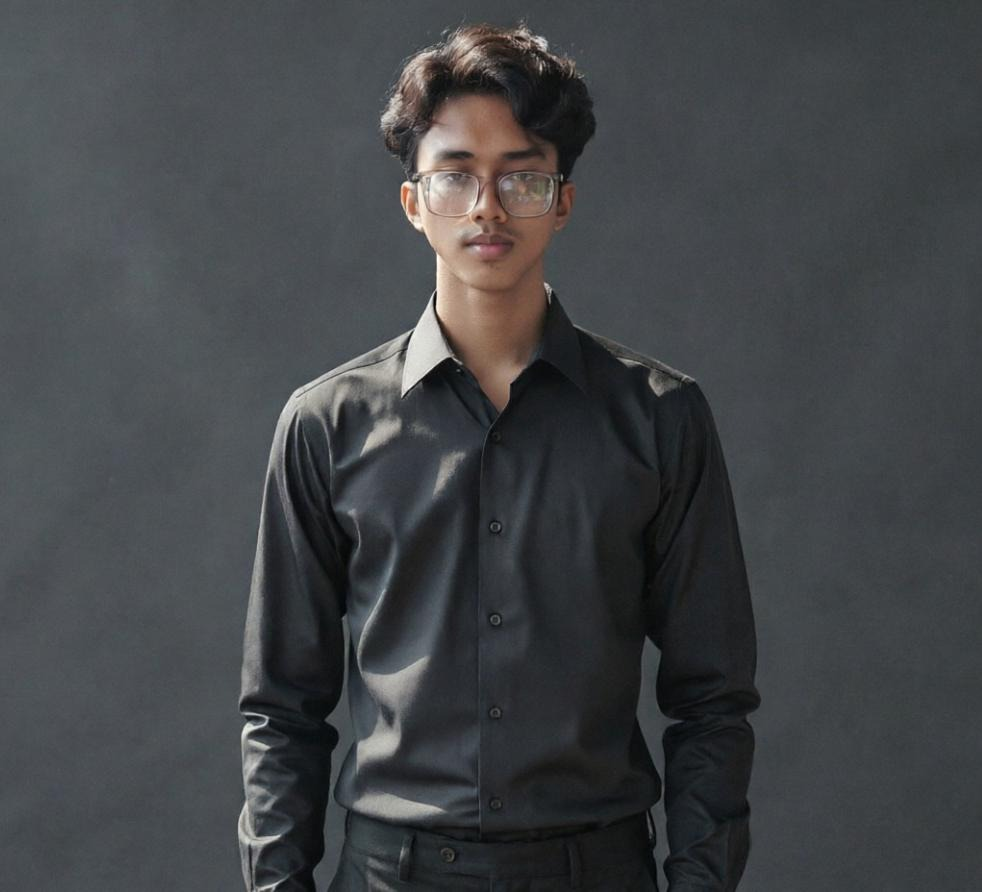
#> input picture deep_learning/00_CORE_DEEP_LEARNING/computer_vision/opencv/data/foto.jpeg, 982 x 892 px
$ python image_processing.py
#> lines starting #> are read from the running program, lines starting #| are printed output that depends on the picture; after the words box and inside, x2 and y2 are one past the last pixel; in counts of white or black regions, pixels touching at a corner belong together
import cv2
import os

image_path = os.path.join('data', 'foto.jpeg')

if not os.path.exists(image_path):
    print(f"Error: File '{image_path}' tidak ditemukan. Pastikan path dan nama file benar.")
else:
    os.makedirs('./data/generated', exist_ok=True)
    original_image = cv2.imread(image_path)
#> original_image is the input picture: shape (892, 982, 3); mean B, G, R 71.1, 68.4, 66.1

    # change image into gray image
    gray_image = cv2.cvtColor(original_image, cv2.COLOR_BGR2GRAY)
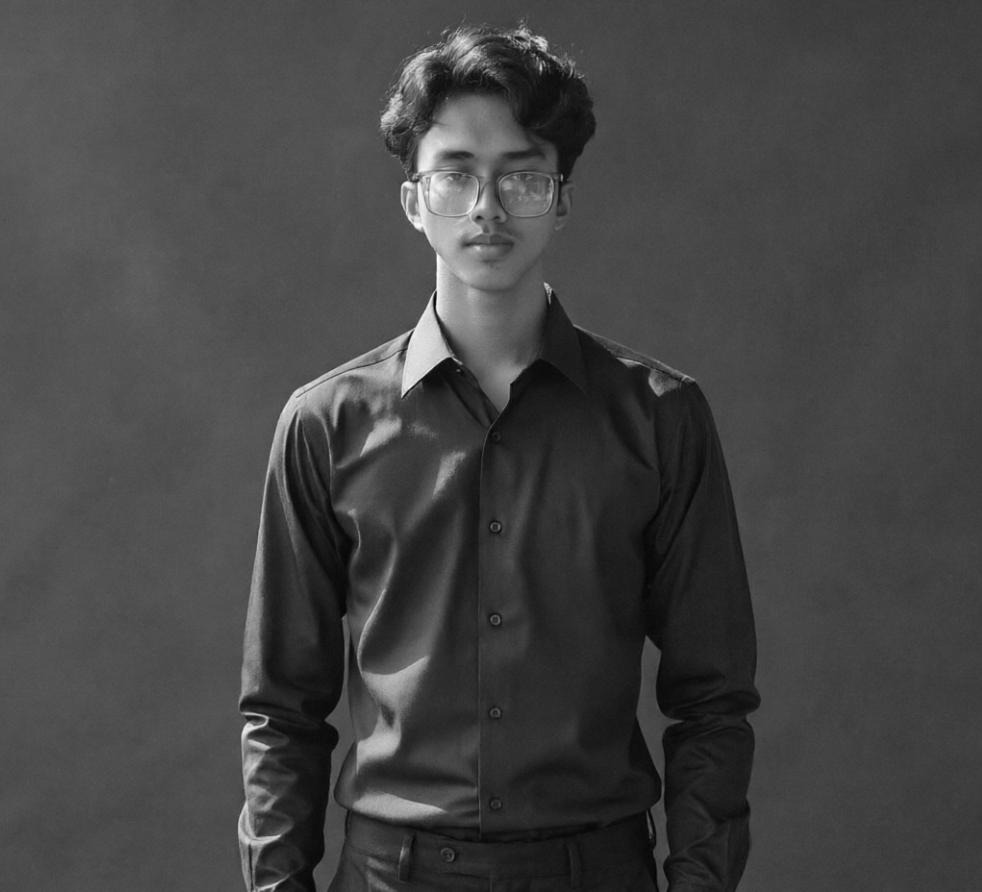
#> gray_image: shape (892, 982); min 2, max 253, mean 68.1
    cv2.imwrite('./data/generated/gray_image.jpg', gray_image)

    # change image by resizing
    rezised_image = cv2.resize(original_image, (300, 200))
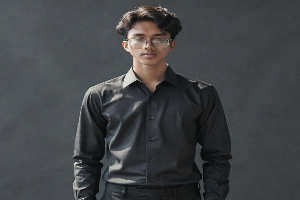
#> rezised_image: shape (200, 300, 3); mean B, G, R 71, 68.3, 66
    cv2.imwrite('./data/generated/resized_imag.jpg', rezised_image)

    # Define the center of the original image
    (h, w) = original_image.shape[:2]
#> h = 892; w = 982
    center = (w // 2, h // 2)
#> center = (491, 446)
    # Rotation matrix
    matrix = cv2.getRotationMatrix2D(center, 90, 1.0)
#> matrix = [[6.12e-17, 1, 45], [-1, 6.12e-17, 937]]
    # Perform the rotation on the original image
    rotated_image = cv2.warpAffine(original_image, matrix, (w, h))
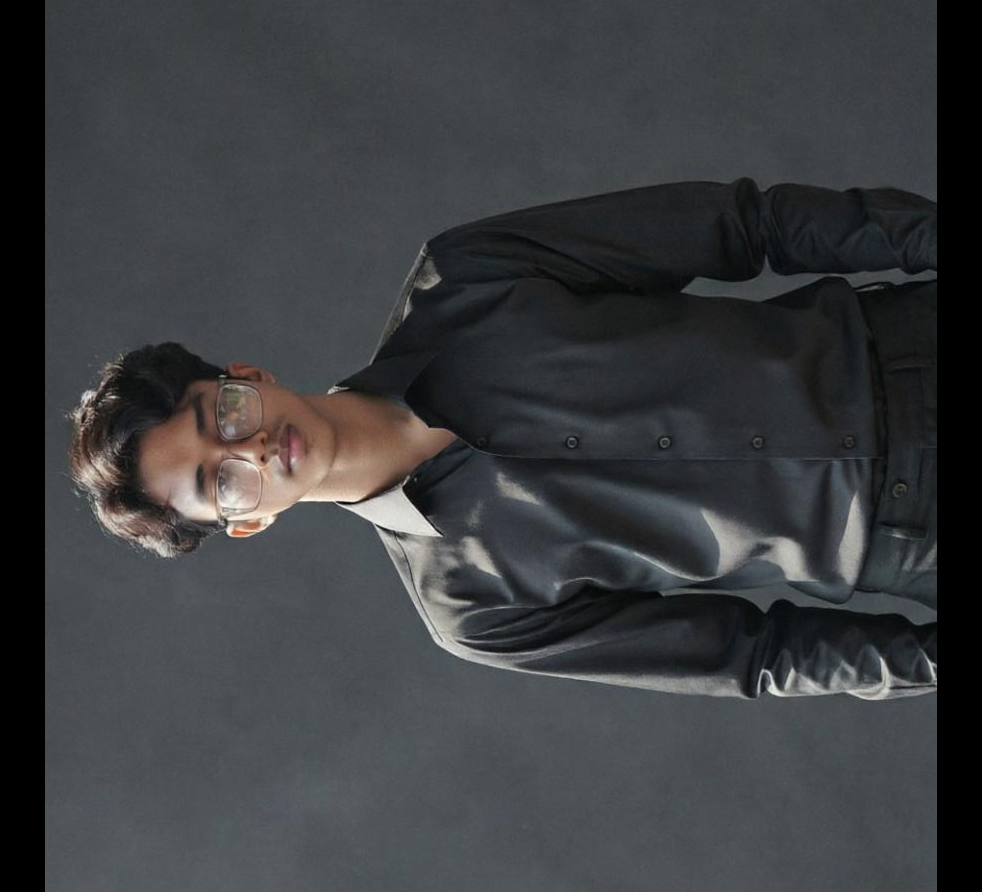
#> rotated_image: shape (892, 982, 3); mean B, G, R 64, 61.7, 59.7
    cv2.imwrite('./data/generated/rotated_image.jpg', rotated_image)

    # bluring image
    blurred_image = cv2.GaussianBlur(original_image, (15, 15), 0)
    cv2.imwrite('./data/generated/Blurred_image.jpg', blurred_image)

    # detect edge
    gray_image = cv2.cvtColor(original_image, cv2.COLOR_BGR2GRAY)
    edges = cv2.Canny(gray_image, 100, 200)
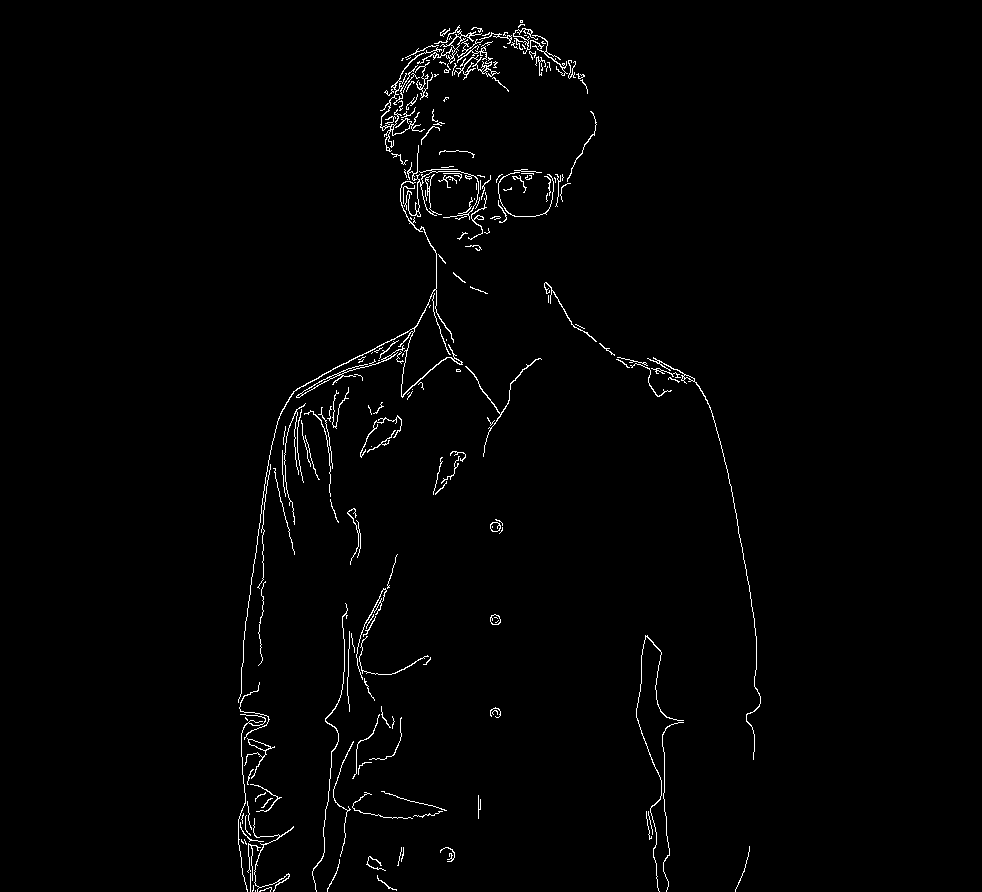
#> edges: shape (892, 982); 1.4% white in thin lines or dots, all inside (x1, y1, x2, y2) = (238, 20, 761, 892)
    cv2.imwrite('./data/generated/edge.jpg', edges)

    # drawing shape and adding text
    image_with_shapes = original_image.copy()
    cv2.rectangle(image_with_shapes, (50, 50), (200, 200), (255, 0, 0), 3)
    cv2.putText(image_with_shapes, 'trying', (60, 40), cv2.FONT_HERSHEY_SIMPLEX, 1, (0, 255, 0), 2)
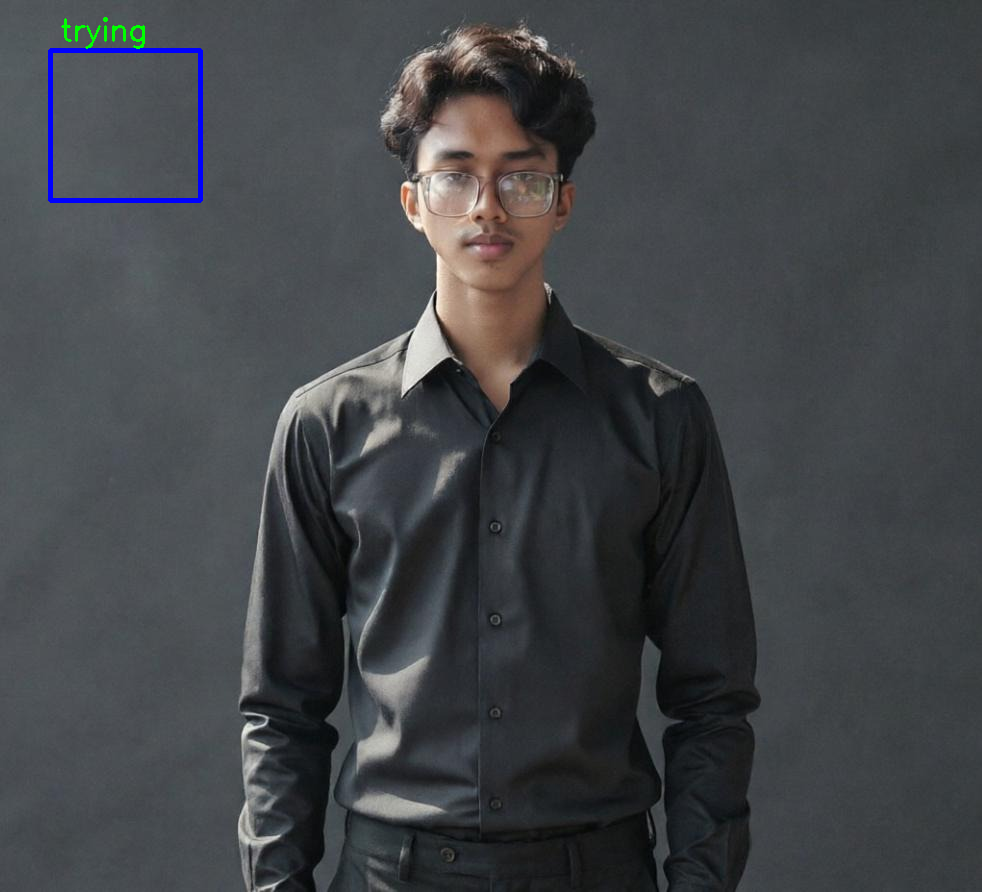
#> image_with_shapes: shape (892, 982, 3); mean B, G, R 71.6, 68.2, 65.7
    cv2.imwrite('./data/generated/adding_shape_and_image.jpg', image_with_shapes)

    # thresholding
    gray_image = cv2.cvtColor(original_image, cv2.COLOR_BGR2GRAY)
    _, tresh_image = cv2.threshold(gray_image, 127, 255, cv2.THRESH_BINARY)
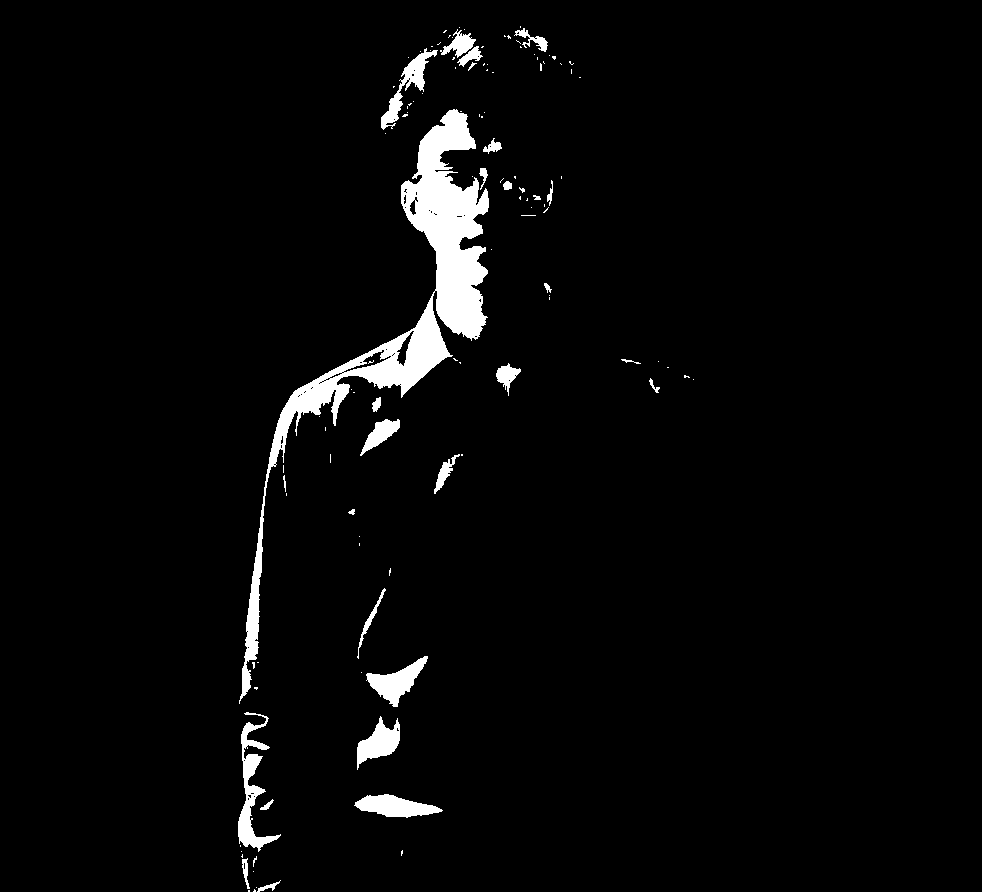
#> tresh_image: shape (892, 982); 3.3% white; 117 white regions (89 under 20 px)
    cv2.imwrite('./data/generated/treshold_image.jpg', tresh_image)

    # contours detection
    gray_image = cv2.cvtColor(original_image, cv2.COLOR_BGR2GRAY)
    edges = cv2.Canny(gray_image, 100, 200)
    countours, _ = cv2.findContours(edges, cv2.RETR_EXTERNAL, cv2.CHAIN_APPROX_SIMPLE)
#> countours = 212 contours, 187 with area under 20; largest, box (x1, y1, x2, y2) and area: (238, 181, 463, 703) 220, (417, 25, 482, 64) 213, (296, 345, 405, 398) 169, (380, 47, 442, 152) 144, (244, 738, 275, 779) 132
    cv2.imwrite('./data/generated/contours_image.jpg', edges)
